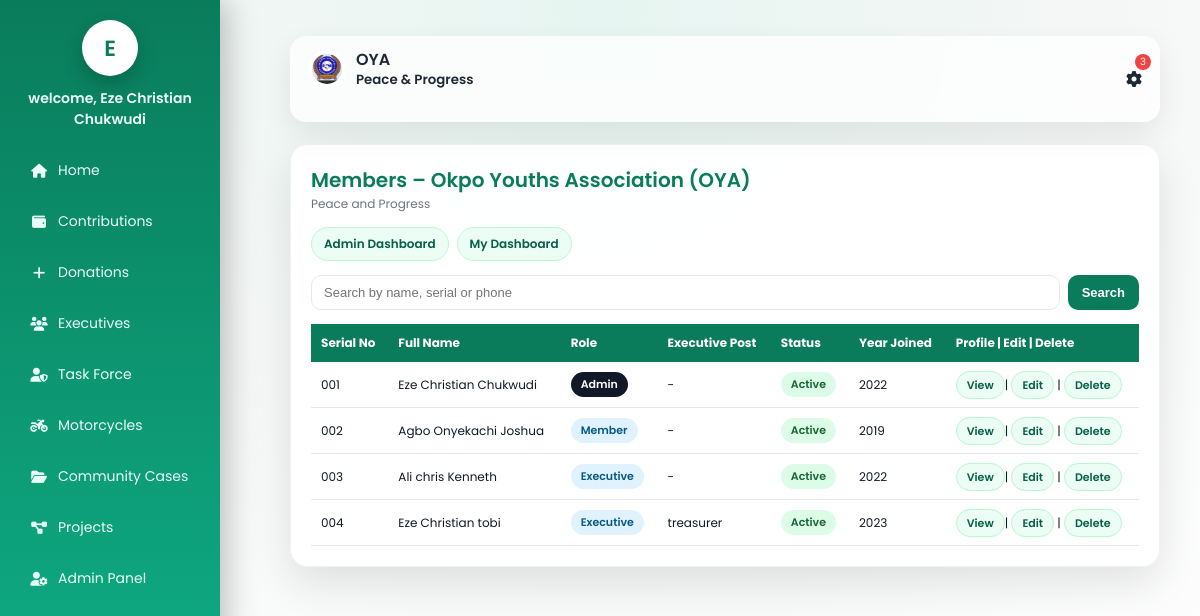
/members/ (signed in), run on the app's committed database.
### accounts/models.py (models this page shows, shortened)
class Member(models.Model):
    ROLE_CHOICES = [
        ('admin', 'Admin'),
        ('executive', 'Executive'),
        ('member', 'Floor Member'),
    ]
    STATUS_CHOICES = [
        ('active', 'Active'),
        ('inactive', 'Inactive'),
        ('suspended', 'Suspended'),
    ]
    serial_number = models.CharField(max_length=20, unique=True)
    full_name = models.CharField(max_length=200)
    phone_number = models.CharField(max_length=20)
    gender = models.CharField(max_length=10)
    age = models.PositiveIntegerField()
    role = models.CharField(max_length=20, choices=ROLE_CHOICES)
    executive_position = models.CharField(max_length=100, null=True, blank=True)
    status = models.CharField(max_length=20, choices=STATUS_CHOICES)
    year_joined = models.PositiveIntegerField()
    password = models.CharField(max_length=128)  # hashed later
    created_at = models.DateTimeField(auto_now_add=True)

### accounts/decorators.py (the view)
    def wrapper(request, *args, **kwargs):
        if not request.session.get('member_id'):
            return redirect('login')
        return view_func(request, *args, **kwargs)

### accounts/views.py (called while the page is built)
@login_required
def members_list(request):
    member = Member.objects.get(id=request.session['member_id'])
    announcements_count = Announcement.objects.filter(is_active=True).count()
    minutes_count = MeetingMinute.objects.count()
    query = request.GET.get('q', '')
    query = request.GET.get('q', '')
    if query:
        members = Member.objects.filter(
            Q(full_name__icontains=query) |
            Q(serial_number__icontains=query) |
            Q(phone_number__icontains=query)
        ).order_by('serial_number')  # ✅ order search results too
    else:
        members = Member.objects.all().order_by('serial_number')
    return render(request, 'accounts/members_list.html', {
        'members': members,
        'query': query,
        'member': member,
        'announcements_count': announcements_count,
        'minutes_count': minutes_count,
    })

### accounts/templates/accounts/members_list.html (shortened to what this page needs)
{% load static %}
<!DOCTYPE html>
<html lang="en">
<head>
  <link rel="stylesheet" href="https://cdnjs.cloudflare.com/ajax/libs/font-awesome/6.5.0/css/all.min.css">
    <link rel="stylesheet" href="{% static 'accounts/css/styles.css' %}">
</head>
<body>
	<aside class="sidebar" id="sidebar">
		<div class="brand">
			<a href="{% url 'dashboard' %}" style="text-decoration: none;"><div class="avatar">{{ member.full_name|slice:":1" }}</div></a>
		</div>
		<strong>welcome, {{ member.full_name }}</strong>
		<nav class="menu">
			<a href="{% url 'dashboard' %}"><i class="fa fa-home"></i> Home</a>
			<a href="{% url 'contributions_list' %}"><i class="fa fa-wallet"></i> Contributions</a>
			<a href="{% url 'donation_list' %}"><i class="fa fa-plus"></i> Donations</a>
			<a href="{% url 'executives_list' %}"><i class="fa fa-users"></i> Executives</a>
			<a href="{% url 'taskforce_list' %}"><i class="fa fa-user-shield"></i> Task Force</a>
			<a href="{% url 'motorcycles_list' %}"><i class="fa fa-motorcycle"></i> Motorcycles</a>
			<a href="{% url 'cases_list' %}"><i class="fa fa-folder-open"></i> Community Cases</a>
			<a href="{% url 'projects_list' %}"><i class="fa fa-diagram-project"></i> Projects</a>
			{% if request.session.member_role == 'admin' %}
			<a href="{% url 'admin_dashboard' %}"><i class="fa fa-user-cog"></i> Admin Panel</a>
			{% endif %}
		</nav>
	</aside>
  <main class="main">
   <div class="topbar">
  <div class="left-top">
    <div class="brand">
      <img src="{% static 'accounts/images/oya logo.jpeg' %}" alt="OYA Logo">
      <span>
        OYA<br>
        <small>Peace & Progress</small>
      </span>
    </div>
  </div>
  <div class="actions">
    <div class="profile" onclick="toggleProfile()">
      <span class="badge-noty">
        {{ announcements_count|add:minutes_count }}
      </span>
      <i class="fa fa-cog"></i>
    </div>
  </div>
</div>
  <div class="container">
    <h2>Members – Okpo Youths Association (OYA)</h2>
    <div class="tagline">Peace and Progress</div>
    <div class="nav">
      {% if member.role == "admin" %}
      <a href="{% url 'admin_dashboard' %}">Admin Dashboard</a>{% endif %}
      <a href="{% url 'dashboard' %}">My Dashboard</a>
    </div>
    <form method="get" class="search-box">
      <input type="text" name="q" placeholder="Search by name, serial or phone" value="{{ query }}">
      <button type="submit">Search</button>
    </form>
    <div class="table-wrap">
      <table>
        <thead>
          <tr>
            <th>Serial No</th>
            <th>Full Name</th>
            <th>Role</th>
            <th>Executive Post</th>
            <th>Status</th>
            <th>Year Joined</th>
            {% if request.session.member_role == "admin" %}
            <th>Profile | Edit | Delete</th>
            {% endif %}
          </tr>
        </thead>
        <tbody>
          {% for member in members %}
          <tr>
            <td>{{ member.serial_number }}</td>
            <td>{{ member.full_name }}</td>
            <td>
              <span class="badge {% if member.role == 'admin' %}badge-admin{% else %}badge-member{% endif %}">
                {{ member.role|title }}
              </span>
            </td>
            <td>
              {% if member.executive_position %}
                {{ member.executive_position }}
              {% else %}
                -
              {% endif %}
            </td>
            <td>
              <span class="badge badge-{{ member.status }}">
                {{ member.status|title }}
              </span>
            </td>
            <td>{{ member.year_joined }}</td>
            <td>
  {% if request.session.member_role == "admin" %}
    <a href="{% url 'member_profile' member.id %}" class="view-btn">View</a>|
              <a href="{% url 'edit_member' member.id %}" class="view-btn">Edit</a> |
              <a href="{% url 'delete_member' member.id %}" class="view-btn">Delete</a>
  {% endif %}
</td>
          </tr>
          {% empty %}
          <tr>
            <td colspan="7" style="text-align:center; padding:16px; color:#6b7280;">
              No members found.
            </td>
          </tr>
          {% endfor %}
        </tbody>
      </table>
    </div>
  </div>
    </main>
</body>
</html>

### accounts/static/accounts/css/styles.css (style rules this page uses)
:root { --primary: #0a7c5b; --bg: #f5f7f6; --card: #ffffff; --text: #1f2933; --muted: #6b7280; --shadow: 0 10px 25px rgba(0,0,0,.08); --radius: 16px; }
* { box-sizing: border-box; }
body { margin: 0; font-family: 'Poppins', sans-serif; background: var(--bg); color: var(--text); min-height: 100vh; display: flex; }
.sidebar { width:220px; background:linear-gradient(180deg,#0a7c5b,#0fb38a); color:#eafff9; padding:20px 18px; position:fixed; inset:0 auto 0 0; z-index:1000; box-shadow:6px 0 30px rgba(0,0,0,.25); transition:transform .3s ease; }
.sidebar .brand { display:flex; justify-content:center; margin-bottom:12px; }
.sidebar .avatar { width:56px; height:56px; border-radius:50%; background:#fff; color:#0a7c5b; display:grid; place-items:center; font-size:22px; font-weight:600; box-shadow:0 8px 20px rgba(0,0,0,.2); }
.sidebar strong { display:block; text-align:center; margin-top:8px; font-weight:600; font-size:14px; }
.menu { margin-top:12px; }
.menu a { display:flex; align-items:center; gap:12px; padding:11px 14px; border-radius:12px; color:#eafff9; text-decoration:none; font-size:14px; margin-bottom:6px; }
.menu a i { width:18px; text-align:center; }
.brand { display: flex; align-items: center; gap: 10px; margin-bottom: 20px; }
.brand img { width: 42px; height: 42px; object-fit: contain; border-radius: 50%; background: #fff; padding: 4px; }
.brand span { font-weight: 600; font-size: 16px; line-height: 1.2; }
.menu a { display: flex; align-items: center; gap: 10px; padding: 12px; border-radius: 10px; text-decoration: none; color: #eafff9; margin-bottom: 6px; }
.main { margin-left: 250px; width: 100%; padding: 16px 20px 30px; }
.topbar { position:sticky; top:0; display:flex; justify-content:space-between; align-items:center; padding:14px 18px; margin-bottom:22px; background:rgba(255,255,255,.75); backdrop-filter:blur(10px); border-radius:16px; box-shadow:0 12px 30px rgba(0,0,0,.08); z-index:50; }
.left-top { display: flex; align-items: center; gap: 10px; }
.topbar .brand { display:flex; align-items:center; gap:10px; }
.topbar .brand img { width:38px; height:38px; border-radius:50%; background:#fff; padding:4px; }
.actions { display: flex; align-items: center; gap: 10px; position: relative; z-index: 60; }
.badge-noty { position: absolute; top: -17px; right: -9px; background: #ef4444; color: #fff; font-size: 10px; border-radius: 50%; padding: 0px 5px; }
.profile { cursor:pointer; display:flex; align-items:center; gap:8px; }
.avatar { width: 32px; height: 32px; border-radius: 50%; background: linear-gradient(135deg, #0a7c5b, #0fb38a); color: #fff; display: grid; place-items: center; font-weight: 600; }

### data on the page
Member: full_name "E", full_name "Eze Christian Chukwudi", serial_number "001", role "Admin", status "Active", year_joined "2022"
Member: serial_number "002", full_name "Agbo Onyekachi Joshua", role "Member", status "Active", year_joined "2019"
Member: serial_number "003", full_name "Ali chris Kenneth", role "Executive", status "Active", year_joined "2022"
Member: serial_number "004", full_name "Eze Christian tobi", role "Executive", executive_position "treasurer", status "Active", year_joined "2023"

### other printed values
{{ announcements_count|add:minutes_count }} "3"
